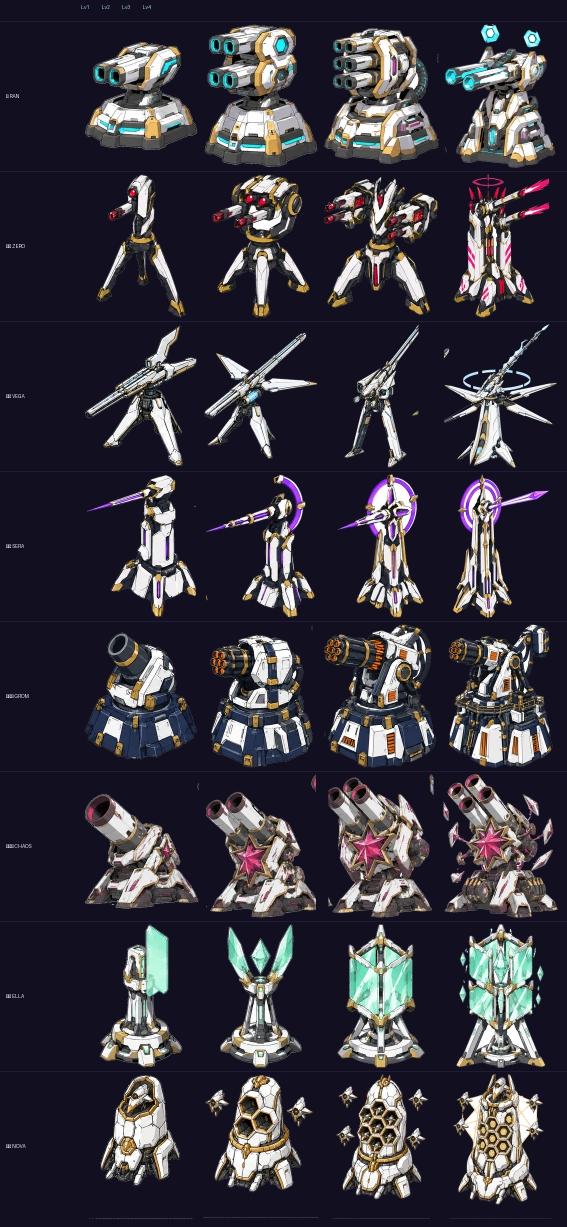
#> input picture TowerDesigns/_overview.png, 1134 x 2454 px (shown at 1/2 size); its folder holds only this picture in this run
$ python tower_trim.py ../TowerDesigns/_overview.png
#> lines starting #> are read from the running program, lines starting #| are printed output that depends on the picture
"""裁掉塔设计图左右两侧的非白竖条，得到干净的白底设计图。

生图偶尔会在画面左右各加一条贯穿全高的装饰条（像卷轴边框）。
这里自动检测：从边缘向内逐列检查，若整列都是非白就判为边框并裁掉。
"""
import os
import sys

import numpy as np
from PIL import Image

WHITE_MIN = 235   # 平均亮度高于它视为白


def trim_bars(path, margin=2):
#> called with path = '../TowerDesigns/_overview.png', margin = 2
    im = Image.open(path).convert("RGB")
#> im is the input picture: PIL image 1134x2454 RGB; mean R, G, B 57.6, 55.1, 64.5
    a = np.asarray(im).astype(np.int16)
    lum = a.mean(axis=2)
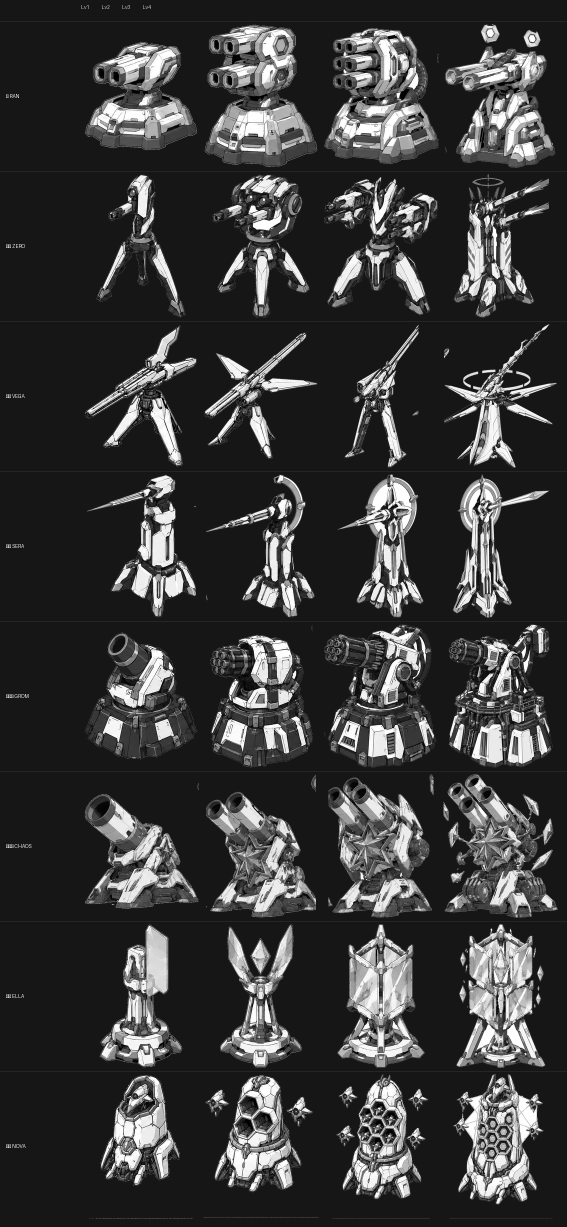
#> lum: shape (2454, 1134) float64 (shown at 1/2 size); min 0, max 255, mean 59.1
    h, w = lum.shape
#> h = 2454; w = 1134

    col_ink = (lum < WHITE_MIN).sum(axis=0)
#> col_ink = 1134 values, max 2454 at index 0, min 1886 at index 770, mean 2301.5
    row_ink = (lum < WHITE_MIN).sum(axis=1)
#> row_ink = 2454 values, max 1134 at index 0, min 838 at index 235, mean 1063.5

    # 整列/整行几乎全是墨迹 => 边框条
    col_bar = col_ink > h * 0.9
    row_bar = row_ink > w * 0.9

    left = 0
    while left < w and col_bar[left]:
        left += 1
#> after the loop, left = 233
    right = w
#> right = 1134
    while right > left and col_bar[right - 1]:
        right -= 1
#> this loop made 79 passes
#> right on passes 1 to 12: 1133, 1132, 1131, 1130, 1129, 1128, 1127, 1126, 1125, 1124, 1123, 1122
#> after the loop, right = 1055
    top = 0
    while top < h and row_bar[top]:
        top += 1
#> this loop made 67 passes
#> after the loop, top = 67
    bottom = h
#> bottom = 2454
    while bottom > top and row_bar[bottom - 1]:
        bottom -= 1
#> this loop made 85 passes
#> bottom on passes 1 to 12: 2453, 2452, 2451, 2450, 2449, 2448, 2447, 2446, 2445, 2444, 2443, 2442
#> after the loop, bottom = 2369

    if (left, top, right, bottom) == (0, 0, w, h):
        return im, (0, 0, 0, 0)

    left = min(left + margin, w - 1)
#> left = 235
    right = max(right - margin, left + 1)
#> right = 1053
    top = min(top + margin, h - 1)
#> top = 69
    bottom = max(bottom - margin, top + 1)
#> bottom = 2367
    return im.crop((left, top, right, bottom)), (left, top, w - right, h - bottom)


def main():
    paths = sys.argv[1:]
    if not paths:
        d = "TowerDesigns"
        paths = [os.path.join(d, f) for f in sorted(os.listdir(d))
                 if f.lower().endswith((".png", ".jpg"))]
    for p in paths:
        fixed, cut = trim_bars(p)
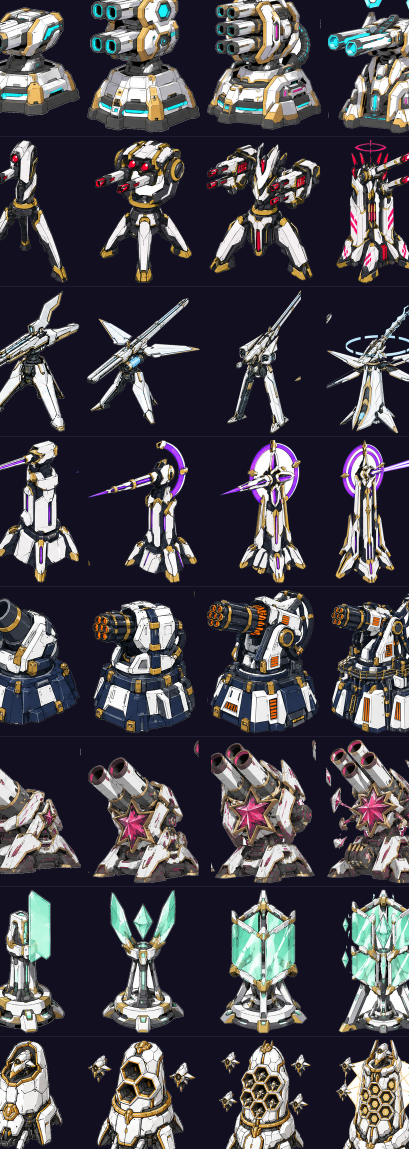
#> fixed: PIL image 818x2298 RGB (shown at 1/2 size); mean R, G, B 71.9, 69.3, 76.1
#> cut = (235, 69, 81, 87)
        if cut == (0, 0, 0, 0):
            print("%-46s 无需裁剪 %s" % (os.path.basename(p), fixed.size))
            continue
        fixed.save(p)
        print("%-46s 裁掉 L%d T%d R%d B%d -> %s"
              % (os.path.basename(p), cut[0], cut[1], cut[2], cut[3], fixed.size))
#| _overview.png                                  裁掉 L235 T69 R81 B87 -> (818, 2298)


if __name__ == "__main__":
    main()
